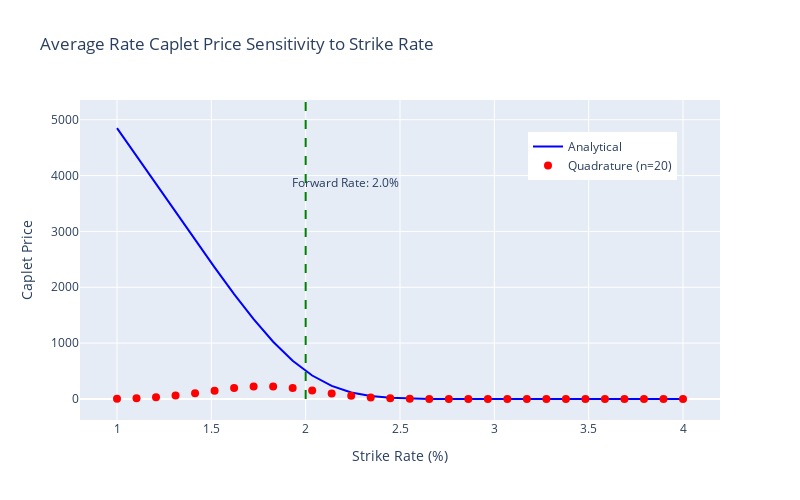

The cell this chart's notebook holds for it:
### Markdown cell above
## 5. Sensitivity Analysis

Let's analyze how the average rate caplet price changes with respect to different input parameters, such as strike rate, volatility, and the averaging period.

### Code cell
# Analyze sensitivity to strike rate
strike_rates = np.linspace(0.01, 0.04, 30)  # 1% to 4%
prices_analytical = []
prices_quad = []

for K in strike_rates:
    prices_analytical.append(average_rate_caplet_price_analytical(
        F, K, sigma, T1, T2, discount_factor, notional
    ))
    price_quad, _ = average_rate_caplet_price_laguerre(
        F, K, sigma, T1, T2, discount_factor, notional, n_points=20
    )
    prices_quad.append(price_quad)

# Create plot
fig = go.Figure()
fig.add_trace(go.Scatter(
    x=strike_rates * 100,  # Convert to percentage
    y=prices_analytical,
    mode='lines',
    name='Analytical',
    line=dict(color='blue', width=2)
))

fig.add_trace(go.Scatter(
    x=strike_rates * 100,  # Convert to percentage
    y=prices_quad,
    mode='markers',
    name='Quadrature (n=20)',
    marker=dict(color='red', size=8, symbol='circle')
))

fig.update_layout(
    title="Average Rate Caplet Price Sensitivity to Strike Rate",
    xaxis_title="Strike Rate (%)",
    yaxis_title="Caplet Price",
    width=800,
    height=500,
    legend=dict(x=0.7, y=0.9)
)

# Add vertical line at forward rate
fig.add_shape(
    type="line",
    x0=F*100, y0=0,
    x1=F*100, y1=max(prices_analytical)*1.1,
    line=dict(color="green", width=2, dash="dash"),
)

fig.add_annotation(
    x=F*100, y=max(prices_analytical)*0.8,
    text=f"Forward Rate: {F*100:.1f}%",
    showarrow=True,
    arrowhead=1,
    ax=40,
    ay=0
)

fig.show()

### Figure 1 — Plotly figure (JSON) as saved in the notebook; plotly's stock layout.template omitted (floating-point values rounded to 4 significant figures)
{"data": [{"line": {"color": "blue", "width": 2}, "mode": "lines", "name": "Analytical", "type": "scatter", "x": [1, 1.103, 1.207, 1.31, 1.414, 1.517, 1.621, 1.724, 1.828, 1.931, 2.034, 2.138, 2.241, 2.345, 2.448, 2.552, 2.655, 2.759, 2.862, 2.966, 3.069, 3.172, 3.276, 3.379, 3.483, 3.586, 3.69, 3.793, 3.897, 4], "y": [4850.0, 4348.0, 3847.0, 3346.0, 2848.0, 2356.0, 1879.0, 1429.0, 1025.0, 684.5, 420.4, 234.7, 117.9, 52.84, 20.96, 7.313, 2.233, 0.5945, 0.1375, 0.02753, 0.004766, 0.0007116, 9.152e-05, 1.012e-05, 9.62e-07, 7.847e-08, 5.49e-09, 3.291e-10, 1.69e-11, 7.431e-13]}, {"marker": {"color": "red", "size": 8, "symbol": "circle"}, "mode": "markers", "name": "Quadrature (n=20)", "type": "scatter", "x": [1, 1.103, 1.207, 1.31, 1.414, 1.517, 1.621, 1.724, 1.828, 1.931, 2.034, 2.138, 2.241, 2.345, 2.448, 2.552, 2.655, 2.759, 2.862, 2.966, 3.069, 3.172, 3.276, 3.379, 3.483, 3.586, 3.69, 3.793, 3.897, 4], "y": [6.302, 15.1, 32.16, 60.74, 101.5, 149.9, 195.0, 223.0, 223.6, 196.0, 150.0, 99.9, 57.78, 28.97, 12.56, 4.706, 1.52, 0.4226, 0.101, 0.02074, 0.003655, 0.000552, 7.14e-05, 7.906e-06, 7.488e-07, 6.064e-08, 4.196e-09, 2.48e-10, 1.252e-11, 5.392e-13]}], "layout": {"annotations": [{"arrowhead": 1, "ax": 40, "ay": 0, "showarrow": true, "text": "Forward Rate: 2.0%", "x": 2, "y": 3880.0}], "height": 500, "legend": {"x": 0.7, "y": 0.9}, "shapes": [{"line": {"color": "green", "dash": "dash", "width": 2}, "type": "line", "x0": 2, "x1": 2, "y0": 0, "y1": 5335.0}], "title": {"text": "Average Rate Caplet Price Sensitivity to Strike Rate"}, "width": 800, "xaxis": {"title": {"text": "Strike Rate (%)"}}, "yaxis": {"title": {"text": "Caplet Price"}}}}
